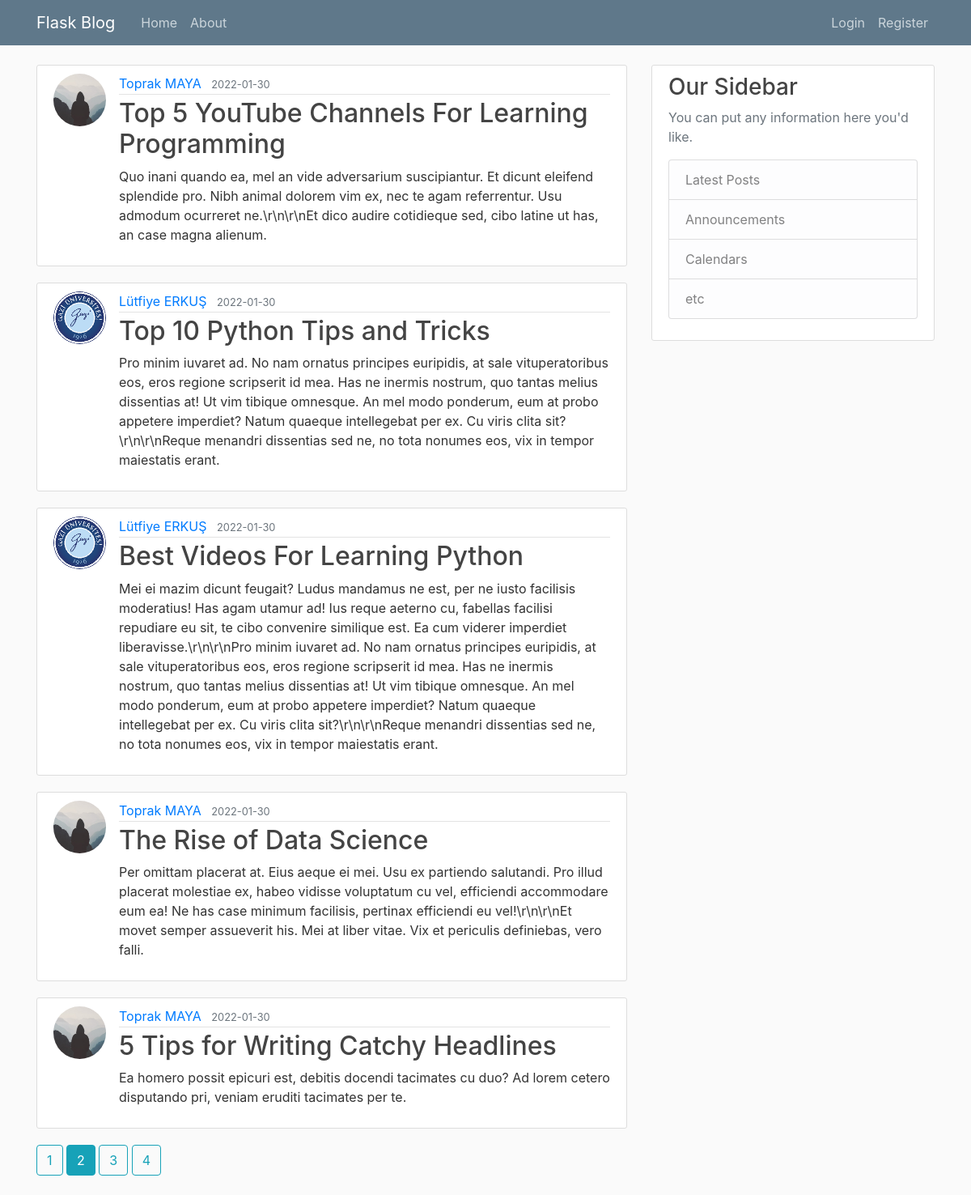
The page /home?page=2 on the database its author committed.
### flaskblog/models.py (models this page shows, shortened)
class Post(db.Model):
    id = db.Column(db.Integer, primary_key=True)
    title = db.Column(db.String(100), nullable=False)
    date_posted = db.Column(db.DateTime, nullable=False, default=datetime.utcnow)
    content = db.Column(db.Text, nullable=False)
    user_id = db.Column(db.Integer, db.ForeignKey('user.id'), nullable=False)

class User(db.Model, UserMixin):
    id = db.Column(db.Integer, primary_key=True)
    username = db.Column(db.String(20), unique=True, nullable=False)
    email = db.Column(db.String(120), unique=True, nullable=False)
    image_file = db.Column(db.String(20), nullable=False, default='default.jpg')
    password = db.Column(db.String(60), nullable=False)
    posts = db.relationship('Post', backref='author', lazy='dynamic')

### flaskblog/main/routes.py (the view)
@main.route("/")
@main.route("/home")
def home():
    page = request.args.get('page', 1, type=int)
    posts = Post.query.order_by(Post.date_posted.desc()).paginate(page=page,per_page=5)
    return render_template('home.html', posts=posts)

### flaskblog/templates/home.html
{% extends "layout.html" %}
{% block content %}
    {% for post in posts.items %}
        <article class="media content-section">
            <img class="rounded-circle article-img" src="{{ url_for('static', filename='profile_pics/'+post.author.image_file)}}">
            <div class="media-body">
                <div class="article-metadata">
                    <a class="mr-2" href="{{ url_for('users.user_posts', username=post.author.username)}}">{{ post.author.username }}</a>
                    <small class="text-muted">{{ post.date_posted.strftime('%Y-%m-%d') }}</small>
                </div>
                <h2><a class="article-title" href="{{ url_for('posts.post', post_id = post.id) }}">{{ post.title }}</a></h2>
                <p class="article-content">{{ post.content }}</p>
            </div>
        </article>
    {% endfor %}
    {% for page_num in posts.iter_pages(left_edge=1, right_edge=1, left_current=1, right_current=2) %}
        {% if page_num  %}
            {% if posts.page == page_num  %}
                <a class="btn btn-info mb-4" href="{{ url_for('main.home',page=page_num) }}">{{ page_num }}</a>
            {% else %}
                <a class="btn btn-outline-info mb-4" href="{{ url_for('main.home',page=page_num) }}">{{ page_num }}</a>
            {% endif %}
        {% else %}
            ...
        {% endif %}
    {% endfor %}
{% endblock content %}

### flaskblog/static/main.css (style rules this page uses)
body { background: #fafafa; color: #333333; margin-top: 5rem; }
h1, h2, h3, h4, h5, h6 { color: #444444; }
.content-section { background: #ffffff; padding: 10px 20px; border: 1px solid #dddddd; border-radius: 3px; margin-bottom: 20px; }
.article-title { color: #444444; }
.article-content { white-space: pre-line; }
.article-img { height: 65px; width: 65px; margin-right: 16px; }
.article-metadata { padding-bottom: 1px; margin-bottom: 4px; border-bottom: 1px solid #e3e3e3 }

### rows shown on the page
Post: image_file (placeholder picture), author.username "Toprak MAYA", date_posted "2022-01-30", title "Top 5 YouTube Channels For Learning Programming", content "Quo inani quando ea, mel an vide adversarium suscipiantur. Et dicunt eleifend splendide pro. Nibh animal dolorem vim ex, nec te agam referrentur. Usu admodum ocurreret ne.\\r\\n\\r\\nEt dico audire cotidieque sed, cibo latine ut has, an case magna alienum."
Post: image_file (picture), author.username "Lütfiye ERKUŞ", date_posted "2022-01-30", title "Top 10 Python Tips and Tricks", content "Pro minim iuvaret ad. No nam ornatus principes euripidis, at sale vituperatoribus eos, eros regione scripserit id mea. Has ne inermis nostrum, quo tantas melius dissentias at! Ut vim tibique omnesque. An mel modo ponderum, eum at probo appetere imperdiet? Natum quaeque intellegebat per ex. Cu viris clita sit?\\r\\n\\r\\nReque menandri dissentias sed ne, no tota nonumes eos, vix in tempor maiestatis erant."
Post: image_file (picture), author.username "Lütfiye ERKUŞ", date_posted "2022-01-30", title "Best Videos For Learning Python", content "Mei ei mazim dicunt feugait? Ludus mandamus ne est, per ne iusto facilisis moderatius! Has agam utamur ad! Ius reque aeterno cu, fabellas facilisi repudiare eu sit, te cibo convenire similique est. Ea cum viderer imperdiet liberavisse.\\r\\n\\r\\nPro minim iuvaret ad. No nam ornatus principes euripidis, at sale vituperatoribus eos, eros regione scripserit id mea. Has ne inermis nostrum, quo tantas melius dissentias at! Ut vim tibique omnesque. An mel modo ponderum, eum at probo appetere imperdiet? Natum quaeque intellegebat per ex. Cu viris clita sit?\\r\\n\\r\\nReque menandri dissentias sed ne, no tota nonumes eos, vix in tempor maiestatis erant."
Post: image_file (placeholder picture), author.username "Toprak MAYA", date_posted "2022-01-30", title "The Rise of Data Science", content "Per omittam placerat at. Eius aeque ei mei. Usu ex partiendo salutandi. Pro illud placerat molestiae ex, habeo vidisse voluptatum cu vel, efficiendi accommodare eum ea! Ne has case minimum facilisis, pertinax efficiendi eu vel!\\r\\n\\r\\nEt movet semper assueverit his. Mei at liber vitae. Vix et periculis definiebas, vero falli."
Post: image_file (placeholder picture), author.username "Toprak MAYA", date_posted "2022-01-30", title "5 Tips for Writing Catchy Headlines", content "Ea homero possit epicuri est, debitis docendi tacimates cu duo? Ad lorem cetero disputando pri, veniam eruditi tacimates per te."

### other values the page prints
{{ page_num }} "1" "3" "4"
{{ page_num }} "2"
